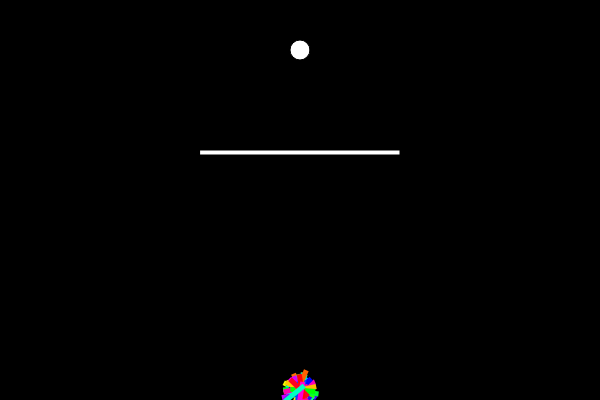
Frame 1 (no input)
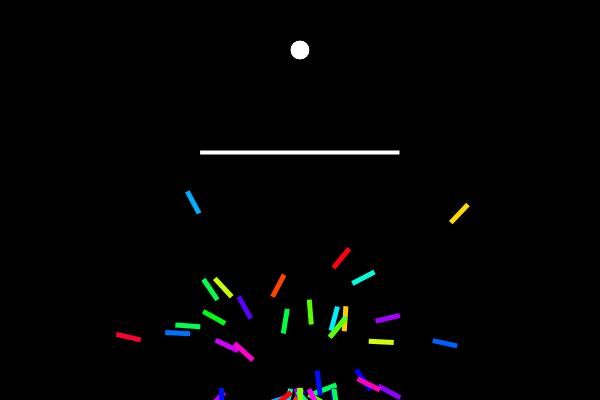
Frame 60 (no input)
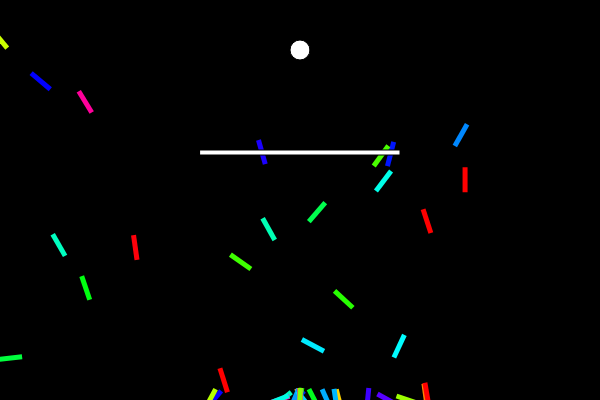
Frame 120 (the mouse pressed at the canvas centre since frame 60)

The p5.js sketch that drew these frames (run headless with seeded random() and noise() and a simulated clock; from frame 60 on, the mouse is pressed at the canvas centre):

// p5.js sketch
// ── sketch.js
var population;
var lifespan = 500;
var count = 0;
var target;
var barriers = [];
var maxForce = 0.2;
var gens = 0;
var xinp;
var yinp;
var winp;
var hinp;
var addNew;
var reset;

function setup() {
  createCanvas(600, 400);
	population = new Population();
	lifeP = createP();
	gensP = createP();
	target = createVector(width/2, 50);
  barriers.push(new Barrier(200, 150, 200, 5));
  xinp = createInput("", "number");
  xinp.size(50);
  yinp = createInput("", "number");
  yinp.size(50);
  winp = createInput("", "number");
  winp.size(50);
  hinp = createInput("", "number");
  hinp.size(50);
  addNew = createButton("Add Barrier");
  addNew.mousePressed(addBarrier);
  reset = createButton("Regenerate");
  reset.mousePressed(regenerate);
}

function draw() {
	for(var i = 0; i < 10; i++){
		background(0);
		population.run();
		lifeP.html(count);
		gensP.html("No of gens " + gens);
		count++;
		if(count >= lifespan){
			population.evaluate();
			population.selection();
			count = 0;
			gens++;
		}
	}

	fill(255);

  for(var barrier of barriers){
    barrier.show();
  }

	ellipse(target.x, target.y, 20, 20);
}

function addBarrier(){
  barriers.push(new Barrier(int(xinp.value()), int(yinp.value()), int(winp.value()), int(hinp.value())));
}

function regenerate(){
  population = new Population();
  count = 0;
  gens = 0;
  console.log("new");
}

// ── barrier.js
class Barrier{
  constructor(x, y, w, h){
    this.x = x;
    this.y = y;
    this.w = w;
    this.h = h;
  }

  show(){
    rect(this.x, this.y, this.w, this.h);
  }
}

// ── dna.js
function DNA(first){
	this.genes = [];
	if(first){
		for( var i = 0; i < lifespan; i++){
			this.genes[i] = p5.Vector.random2D();
			this.genes[i].setMag(maxForce);
		}
	}

	this.crossover = function(partner){
		var newdna = new DNA(false);
		var mid = floor(random(this.genes.length));
		for(var i = 0; i < this.genes.length; i++){
			if(i > mid){
				newdna.genes[i] = this.genes[i];
			}else{
				newdna.genes[i] = partner.genes[i];
			}
		}
		return newdna;
	}

	this.mutation = function(){
		for(var i = 0; i < this.genes.length; i ++){
			if(random(1) < 0.01){
				this.genes[i] = p5.Vector.random2D();
				this.genes[i].setMag(maxForce)
			}
		}
	}
}

// ── population.js
function Population(){
	this.rockets = [];
	this.popsize = 50;
	this.matingPool = [];
	var hues = [];

	for(var j = 0; j < this.popsize; j++){
		hues[j] = random(255);
	}

	for(var i = 0; i < this.popsize; i++){
		this.rockets[i] = new Rocket(hues[i]);
	}

	this.run = function(){
		for(var i = 0; i < this.popsize; i++){
			this.rockets[i].update();
			this.rockets[i].show();
		}
	}

	this.evaluate = function(){
		this.matingPool = [];
		for(var i = 0; i < this.popsize; i++){
			this.rockets[i].calcFitness();
			var n  = this.rockets[i].fitness * 100;
			for(var j = 0; j < n; j++){
				this.matingPool.push(this.rockets[i]);
			}
		}
	}

	this.selection = function(){
		var newRockets = [];
		for(var i = 0; i < this.rockets.length; i++){
			var parentA = random(this.matingPool);
			var parentB = random(this.matingPool);
			var dnaparentA = parentA.dna;
			var dnaparentB = parentB.dna;
			if(random(1) < 0.5){
				hue = parentA.hue + randomGaussian(0, 20)
			}else{
				hue = parentB.hue + randomGaussian(0, 20)
			}
			var child = dnaparentA.crossover(dnaparentB);
			child.mutation();
			newRockets[i] = new Rocket(hue, child);
		}
		this.rockets = newRockets;
	}
}

// ── rocket.js
function Rocket(hue, dna){
	this.pos = createVector(width/2, height - 10);
	this.vel = createVector();
	this.acc = createVector();
	if(dna){
		this.dna = dna;
	}else{
		this.dna = new DNA(true);
	}
	this.fitness = 0;
	this.completed = false;
	this.crashed = false;
	this.hue = hue;

	this.applyForce = function(force){
		this.acc.add(force);
	}

	this.calcFitness = function(){
		var d = dist(this.pos.x, this.pos.y, target.x, target.y);
		this.fitness = map(d, 0, width, width, 0);

		if(this.completed){
			this.fitness *= 10;
		}else if(this.crashed){
      this.fitness -= 10;
		}
	}

	this.update = function(){

		var d = dist(this.pos.x, this.pos.y, target.x, target.y);
		if(d < 20){
			this.completed = true;
			this.pos = target.copy();
		}

		for(var barrier of barriers){
			if((this.pos.x > barrier.x && this.pos.x < barrier.x + barrier.w &&
				this.pos.y > barrier.y && this.pos.y < barrier.y + barrier.h)){
				 this.crashed = true;
	       this.fitnes /= 10;
			}
		}

		if((this.pos.x > width || this.pos.x < 0)||
			(this.pos.y > height || this.pos.y < 0)){
			this.crashed = true;
		}

		this.applyForce(this.dna.genes[count]);
		if(!this.completed && !this.crashed){
			this.vel.add(this.acc);
			this.pos.add(this.vel);
			this.acc.mult(0);
			this.vel.limit(4);
		}
	}

	this.show = function(){
		push();
		colorMode(HSB, 255);
		noStroke();
		fill(this.hue, 255, 255);
		translate(this.pos.x, this.pos.y);
		rotate(this.vel.heading());
		rectMode(CENTER);
		rect(0, 0, 25, 5);
		pop();
	}
}

// ── style.css
/* BODY STYLES ------------–––––––––––––––––––––––––––––––––––––––––––––––––– */

body {
  font-family: 'Lucida Sans Unicode', 'Arial', serif;
  color: white;
}

/* HEADER STYLES ----------–––––––––––––––––––––––––––––––––––––––––––––––––– */
header {
  padding: 80px 0 150px;
  text-align: center;
}

/* NAV STYLES -------------–––––––––––––––––––––––––––––––––––––––––––––––––– */
nav{

}

nav ul{
  list-style: none;
  font-size: 0;
}

nav ul li{
  display: inline-block;
  width: 50%;
}

nav ul li a {
  width: 100%;
  height: 30px;
  padding: 7px 0;
}

nav ul li a:hover{

}

/* MAIN STYLES ––––––––––------------–––––––––––––––––––––––––––––––––––––––– */
main{

}

/* FOOTER STYLES ––––––––––––––––––––----------–––––––––––––––––––––––––––––– */
footer{

}

/* TEXT STYLES ––––––––––––––––––––––––––––––––------------–––––––––––––––––– */
h1{

}

h2{

}

h3{

}

p{

}

small{

}

ul{

}

ol{

}

/* MARGIN STYLES ––––––––––––––––––––––––––––––------------–––––––––––––––––– */


/* PADDING STYLES –––––––––––––––––––––––––––––------------–––––––––––––––––– */


/* POSITIONING STYLES –––––––––––––––––––––––––------------–––––––––––––––––– */
